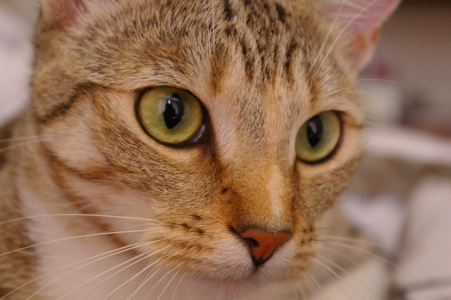
#> input picture skimage.data.chelsea(), 451 x 300 px
$ jupyter execute --allow-errors nb-22-imaging-modeling.ipynb
#> lines starting #> are read from the running program, lines starting #| are printed output that depends on the picture
# Notebook 22: Clinical & Biomedical Imaging — Modeling

**BINF 4002 — Machine Learning for Health | Lecture 22 Companion**

---

## Overview

This notebook covers three major modeling paradigms for medical imaging, using **real data throughout**:

1. **Classification:** Transfer learning & the Transfusion question (ChestMNIST — real chest X-rays)
2. **Segmentation:** U-Net with skip connections vs. baseline (Kvasir-SEG — real polyp images)
3. **Multi-instance learning:** Attention-based aggregation (PathMNIST — real H&E pathology tiles)

Plus: augmentation validity comparison on real medical vs. natural images.

**Key theme:** You already know CNNs, encoders, and attention. This notebook focuses on
what's *different* about applying them to medical images — and where standard assumptions break.

**Data sources:**
- [MedMNIST](https://medmnist.com/) — standardized medical image benchmarks (pip installable)
- [Kvasir-SEG](https://datasets.simula.no/kvasir-seg/) — 1000 polyp images + expert segmentation masks
- [scikit-image](https://scikit-image.org/) — natural images for comparison

[cell 1]
# (pip install handled by the book's isolated env)

[cell 2]
## SETUP
import numpy as np
import matplotlib.pyplot as plt
import matplotlib.gridspec as gridspec
import seaborn as sns
import warnings
import os
warnings.filterwarnings("ignore")

import torch
import torch.nn as nn
import torch.nn.functional as F
import torch.optim as optim
from torch.utils.data import DataLoader, TensorDataset

import torchvision
import torchvision.models as models
import torchvision.transforms as T

from sklearn.metrics import roc_auc_score
from scipy.ndimage import rotate as ndimage_rotate, gaussian_filter
from PIL import Image

os.makedirs("figures", exist_ok=True)

sns.set_style("whitegrid")
PALETTE = sns.color_palette("colorblind")
plt.rcParams.update({
    "figure.figsize": (8, 5),
    "axes.titlesize": 13,
    "axes.labelsize": 11,
    "font.size": 10,
})

#> (the rest of this cell did not finish here and is left out)

---
## Part 1: Transfer Learning & The Transfusion Question

We use **ChestMNIST** (real chest X-rays from NIH ChestX-ray14, resized to 64×64) for
classification experiments. Then we examine what ImageNet-pretrained features look like
on these real medical images.

Recall L21's five-question framework: the *physics* of medical images (grayscale, local texture,
standardized views) differs fundamentally from natural images. This matters for transfer learning.

[cell 3]
# ==============================================================================
# Load real chest X-ray data (ChestMNIST)
# ==============================================================================
# ChestMNIST: 14-label multi-label classification from NIH ChestX-ray14
# We use size=64 for fast training; convert multi-label to binary (any finding vs. normal)

import os
os.makedirs('./medmnist_data', exist_ok=True)

#> (the rest of this cell did not finish here and is left out)

## Figure 1: Transfer Learning Feature Visualization — Natural vs. Medical

**LECTURE FIGURE**

We pass **the same ImageNet-pretrained DenseNet** over a natural image (cat) and a real chest
X-ray, then visualize feature maps at three depths. The comparison reveals why transfer
learning from ImageNet offers limited benefit for medical images:

- **Early layers** (edges, textures): similar activation patterns on both — these transfer well
- **Late layers** (object parts): meaningful on the cat (fur, ears, eyes), but **random noise on the X-ray** — these need to be retrained or discarded

This is the visual intuition behind the Transfusion finding (Raghu et al., 2019).

[cell 4]
# ==============================================================================
# Figure 1: Feature comparison — Top cat-activated channels on both images
# ==============================================================================
import skimage.data

#> (the rest of this cell did not finish here and is left out)

---
## Figure 2: Fine-Tuning Strategy Comparison (Transfusion-Inspired)

**LECTURE FIGURE**

We train on **real ChestMNIST X-rays** with four strategies. The Transfusion finding:
lightweight models and from-scratch training often reach comparable final performance,
even though pre-trained models converge faster.

We use a subset of the training data for speed (2000 images).

[cell 5]
# ==============================================================================
# Models + training on real ChestMNIST data
# ==============================================================================

class SimpleCNN(nn.Module):
    # Small CNN for binary classification on 64x64 grayscale
    # [9 lines left out: function __init__, not called in this run]
    def forward(self, x):
        x = self.late(self.early(x))
        return self.classifier(x.view(x.size(0), -1)).squeeze(-1)

class LightweightCNN(nn.Module):
    # Even smaller - Transfusion showed these can match larger architectures
    # [7 lines left out: function __init__, not called in this run]
    def forward(self, x):
        return self.classifier(self.features(x).view(x.size(0), -1)).squeeze(-1)

# [25 lines left out: function train_and_evaluate, not called in this run]

# Use a subset for speed
#> (the rest of this cell did not finish here and is left out)

[cell 6]
# --- Plot learning curves ---
fig, ax = plt.subplots(figsize=(10, 5))
epochs_range = range(1, 21)
#> (the rest of this cell did not finish here and is left out)

---
## Part 2: Segmentation with U-Net (Real Kvasir-SEG Data)

We download the **Kvasir-SEG** dataset: 1000 real colonoscopy images with expert-annotated polyp
segmentation masks (Jha et al., MMM 2020, CC-BY license).

This is the real clinical problem: segment polyps from colonoscopy images to help gastroenterologists.
The polyps are small, irregular, and the class imbalance is extreme — exactly where Dice loss matters.

[cell 7]
# ==============================================================================
# Download and load Kvasir-SEG (real polyp segmentation data)
# ==============================================================================
import zipfile, glob, os
import requests
import numpy as np
from PIL import Image
import matplotlib.pyplot as plt

KVASIR_DIR = './kvasir_seg'
IMG_SIZE = 128  # resize for fast training

if not os.path.exists(os.path.join(KVASIR_DIR, 'Kvasir-SEG')):
    url = 'https://datasets.simula.no/downloads/kvasir-seg.zip'
    print(f'Downloading Kvasir-SEG (~46 MB)...')
    response = requests.get(url, verify=False)
    os.makedirs(KVASIR_DIR, exist_ok=True)
    with open('/tmp/kvasir-seg.zip', 'wb') as f:
        f.write(response.content)
    with zipfile.ZipFile('/tmp/kvasir-seg.zip', 'r') as z:
        z.extractall(KVASIR_DIR)
    print('Download complete.')
else:
    print('Kvasir-SEG already downloaded.')

# Load images and masks
img_paths = sorted(glob.glob(os.path.join(KVASIR_DIR, '**/images/*.jpg'), recursive=True))
mask_paths = sorted(glob.glob(os.path.join(KVASIR_DIR, '**/masks/*.jpg'), recursive=True))
print(f"Found {len(img_paths)} images, {len(mask_paths)} masks")

# Load and resize
seg_images, seg_masks = [], []
for ip, mp in zip(img_paths, mask_paths):
    img = np.array(Image.open(ip).convert('L').resize((IMG_SIZE, IMG_SIZE))) / 255.0
    mask = np.array(Image.open(mp).convert('L').resize((IMG_SIZE, IMG_SIZE), Image.NEAREST)) / 255.0
    mask = (mask > 0.5).astype(np.float32)
    seg_images.append(img.astype(np.float32))
    seg_masks.append(mask)

seg_images = np.array(seg_images)
seg_masks = np.array(seg_masks)

# Train/val split
n_train = int(0.8 * len(seg_images))
seg_X_train, seg_y_train = seg_images[:n_train], seg_masks[:n_train]
seg_X_val, seg_y_val = seg_images[n_train:], seg_masks[n_train:]

print(f"Segmentation: {seg_X_train.shape[0]} train, {seg_X_val.shape[0]} val")
print(f"Polyp pixel fraction (train): {seg_y_train.mean():.3f}")

# Show examples
fig, axes = plt.subplots(2, 6, figsize=(15, 5))
#> (the rest of this cell did not finish here and is left out)

[cell 8]
# ==============================================================================
# U-Net and No-Skip Baseline (4 stages + BatchNorm)
# ==============================================================================
# Key detail: We've made the network deeper (4 stages instead of 3).
# The bottleneck is now 8x8 (16x compression). This severe loss of spatial
# resolution makes the skip connections absolutely critical for reconstructing
# fine boundaries.

def conv_block(in_ch, out_ch):
    return nn.Sequential(
        nn.Conv2d(in_ch, out_ch, 3, padding=1), nn.BatchNorm2d(out_ch), nn.ReLU(),
        nn.Conv2d(out_ch, out_ch, 3, padding=1), nn.BatchNorm2d(out_ch), nn.ReLU())

class MiniUNet(nn.Module):
    def __init__(self, use_skip=True):
        super().__init__()
        self.use_skip = use_skip
        # Encoder: 128 -> 64 -> 32 -> 16 -> 8
        self.enc1 = conv_block(1, 32)
        self.pool1 = nn.MaxPool2d(2)
        self.enc2 = conv_block(32, 64)
        self.pool2 = nn.MaxPool2d(2)
        self.enc3 = conv_block(64, 128)
        self.pool3 = nn.MaxPool2d(2)
        self.enc4 = conv_block(128, 256)
        self.pool4 = nn.MaxPool2d(2)

        # Bottleneck (8x8)
        self.bottleneck = conv_block(256, 512)

        # Decoder: 8 -> 16 -> 32 -> 64 -> 128
        self.up4 = nn.ConvTranspose2d(512, 256, 2, stride=2)
        self.dec4 = conv_block(512 if use_skip else 256, 256)
        self.up3 = nn.ConvTranspose2d(256, 128, 2, stride=2)
        self.dec3 = conv_block(256 if use_skip else 128, 128)
        self.up2 = nn.ConvTranspose2d(128, 64, 2, stride=2)
        self.dec2 = conv_block(128 if use_skip else 64, 64)
        self.up1 = nn.ConvTranspose2d(64, 32, 2, stride=2)
        self.dec1 = conv_block(64 if use_skip else 32, 32)
        self.final = nn.Conv2d(32, 1, 1)

    # [18 lines left out: function forward, not called in this run]

print(f"U-Net (skip + BN): {sum(p.numel() for p in MiniUNet(True).parameters()):,} params")
#> (the call stopped at in conv_block, `return nn.Sequential( nn.Conv2d(in_ch, out_ch, 3, padding=1), nn.Batch..`: torch is not available in this run)
print(f"No-skip (BN):      {sum(p.numel() for p in MiniUNet(False).parameters()):,} params")
#> (the call stopped at in conv_block, `return nn.Sequential( nn.Conv2d(in_ch, out_ch, 3, padding=1), nn.Batch..`: torch is not available in this run)
print(f"Bottleneck: 128x128 -> 8x8 (16x compression)")

[cell 9]
# ==============================================================================
# Segmentation training loop (augmentation + LR scheduling)
# ==============================================================================
import torchvision.transforms.functional as TF

# [74 lines left out: functions dice_score, dice_loss, augment_seg_batch, train_segmentation, not called in this run]

## Figure 3: U-Net vs. No-Skip Baseline on Real Polyp Data

**LECTURE FIGURE**

We train both architectures on 800 real Kvasir-SEG polyp images (128x128) for 50 epochs with
cosine annealing and aggressive augmentation (flips, rotation, scaling, brightness).

**What to look for:** The Dice scores may converge to similar values — polyps in Kvasir-SEG are
relatively large (15% of pixels), so even the bottleneck captures enough for gross localization.
But examine the **qualitative predictions**: the no-skip model produces smoother, less precise
boundaries. Skip connections matter most for **boundary quality**, which Dice (an overlap metric)
is insensitive to. Hausdorff distance would show a larger gap.

[cell 10]
print("Training U-Net (with skip connections) on real polyp data...")
#> (the rest of this cell did not finish here and is left out)

dices_unet = train_segmentation(unet, seg_X_train, seg_y_train, seg_X_val, seg_y_val, epochs=50)

print("Training baseline (no skip connections)...")
noskip = MiniUNet(use_skip=False)
dices_noskip = train_segmentation(noskip, seg_X_train, seg_y_train, seg_X_val, seg_y_val, epochs=50)

# --- Plot ---
fig = plt.figure(figsize=(18, 5))
gs = gridspec.GridSpec(1, 2, width_ratios=[1, 2])

ax0 = fig.add_subplot(gs[0])
ax0.plot(range(1, 51), dices_unet, label="U-Net (skip)", color=PALETTE[0], linewidth=2)
ax0.plot(range(1, 51), dices_noskip, label="No skip", color=PALETTE[3], linewidth=2, linestyle="--")
ax0.set_xlabel("Epoch")
ax0.set_ylabel("Validation Dice")
ax0.set_title("Training Curves", fontweight="bold")
ax0.legend()

inner_gs = gridspec.GridSpecFromSubplotSpec(4, 4, subplot_spec=gs[1], hspace=0.1, wspace=0.05)
col_titles = ["Input", "Ground Truth", "U-Net", "No-Skip"]

unet.eval(); noskip.eval()
show_idx = np.linspace(0, len(seg_X_val)-1, 4, dtype=int)
X_v_t = torch.tensor(seg_X_val[show_idx, None, :, :]).to(device)
with torch.no_grad():
    pred_unet = torch.sigmoid(unet(X_v_t)).cpu().numpy()
    pred_noskip = torch.sigmoid(noskip(X_v_t)).cpu().numpy()

for row in range(4):
    contents = [
        (seg_X_val[show_idx[row]], "gray"),
        (seg_y_val[show_idx[row]], "Reds"),
        (pred_unet[row, 0], "Reds"),
        (pred_noskip[row, 0], "Reds"),
    ]
    for col, (img, cmap) in enumerate(contents):
        ax = fig.add_subplot(inner_gs[row, col])
        ax.imshow(img, cmap=cmap, vmin=0, vmax=1)
        ax.axis("off")
        if row == 0:
            ax.set_title(col_titles[col], fontsize=9)

fig.suptitle("U-Net vs. No-Skip on Real Polyp Segmentation (Kvasir-SEG)",
             fontsize=13, fontweight="bold", y=1.02)
plt.savefig("figures/fig3_unet_comparison.png", dpi=150, bbox_inches="tight")
plt.show()
print(f"Final Dice - U-Net: {dices_unet[-1]:.3f} (best: {max(dices_unet):.3f}), No-skip: {dices_noskip[-1]:.3f} (best: {max(dices_noskip):.3f})")

---
## Figure 4: Loss Function Comparison on Real Data

**LECTURE FIGURE**

We retrain U-Net with CE only, Dice only, and combined — on real polyp data with 50 epochs
and cosine annealing. With longer training, the differences between loss functions become
clearer: CE alone struggles with the class imbalance (polyps are ~15% of pixels), Dice loss
directly optimizes overlap, and the combined loss gets the best of both.

[cell 11]
print("Training with CE loss only...")
#> (the rest of this cell did not finish here and is left out)

print("Training with Dice loss only...")
dices_dice = train_segmentation(MiniUNet(True), seg_X_train, seg_y_train, seg_X_val, seg_y_val, epochs=50, loss_type="dice")
print("Training with CE + Dice...")
dices_comb = train_segmentation(MiniUNet(True), seg_X_train, seg_y_train, seg_X_val, seg_y_val, epochs=50, loss_type="ce+dice")

fig, ax = plt.subplots(figsize=(10, 5))
ax.plot(range(1, 51), dices_ce, label="CE only", color=PALETTE[3], linewidth=2)
ax.plot(range(1, 51), dices_dice, label="Dice only", color=PALETTE[2], linewidth=2, linestyle="--")
ax.plot(range(1, 51), dices_comb, label="CE + Dice", color=PALETTE[0], linewidth=2)
ax.set_xlabel("Epoch")
ax.set_ylabel("Validation Dice")
ax.set_title("Loss Function Comparison on Real Polyp Segmentation", fontweight="bold")
ax.legend(fontsize=10)
plt.tight_layout()
plt.savefig("figures/fig4_loss_comparison.png", dpi=150, bbox_inches="tight")
plt.show()
print(f"Final Dice: CE={dices_ce[-1]:.3f} (best {max(dices_ce):.3f}), Dice={dices_dice[-1]:.3f} (best {max(dices_dice):.3f}), Combined={dices_comb[-1]:.3f} (best {max(dices_comb):.3f})")

---
## Part 3: Multi-Instance Learning with Real Pathology Data

**LECTURE FIGURE** (Figure 5)

We use **PathMNIST** (real H&E-stained colon pathology tiles, 9 tissue types) to construct
MIL bags. We designate one tissue type as "positive" (adenocarcinoma) and
construct bags where most tiles are other tissue types.

**The key insight:** in a "positive" bag, most tiles are *normal tissue* — the slide-level label
is factually wrong for 90%+ of tiles. This is why per-tile classification fails and MIL is needed.

**Implementation detail:** Real MIL pipelines use a learned feature extractor (CNN) on each tile
before pooling — raw pixels don't carry enough signal. Our models jointly train a small CNN
tile encoder with the MIL pooling head, which is how modern MIL (CLAM, TransMIL, etc.) works.

#> (a cell that did not finish here is left out)

[cell 13]
# ==============================================================================
# MIL models with learned CNN tile encoder
# ==============================================================================
# Key point: real MIL pipelines NEVER use raw pixels. They use a pretrained
# or jointly-trained feature extractor. Using raw 28x28 pixels fails completely
# (you'd get chance-level AUC) — which is itself a lesson about representations.

class TileEncoder(nn.Module):
    """Small CNN to extract features from 28x28 pathology tiles."""
    # [7 lines left out: function __init__, not called in this run]
    def forward(self, x):
        # x: (N_tiles, 1, 28, 28)
        return self.fc(self.conv(x).view(x.size(0), -1))

TILE_FEAT_DIM = 64

class MILMaxPool(nn.Module):
    # [4 lines left out: function __init__, not called in this run]
    def forward(self, tiles):
        h = self.encoder(tiles)
        return self.classifier(h.max(dim=0).values).squeeze(), None

class MILMeanPool(nn.Module):
    # [4 lines left out: function __init__, not called in this run]
    def forward(self, tiles):
        h = self.encoder(tiles)
        return self.classifier(h.mean(dim=0)).squeeze(), None

class MILAttention(nn.Module):
    # [37 lines left out: functions __init__, forward, train_mil, not called in this run]

print("Training Max-Pool MIL (with CNN tile encoder)...")
#> (the rest of this cell did not finish here and is left out)

[cell 14]
# --- Plot MIL results ---
fig, axes = plt.subplots(1, 2, figsize=(16, 5))

ax = axes[0]
#> (the rest of this cell did not finish here and is left out)

---
## Part 4: Augmentation Validity — Real Medical vs. Natural Images

**LECTURE FIGURE** (Figure 7)

The same augmentation can be valid for natural images and **invalid for medical images**.
We apply identical transforms to a natural image, a chest X-ray (ChestMNIST), and an
H&E pathology tile (PathMNIST) — all real images.

[cell 15]
# ==============================================================================
# Figure 7: Augmentation comparison on REAL images
# ==============================================================================
import skimage.data

# Load real images
images = {}

# Natural image
cat = skimage.data.chelsea()
#> cat is the input picture: shape (300, 451, 3); mean R, G, B 147.7, 111.4, 86.8
h, w = cat.shape[:2]; s = min(h, w)
#> after `h, w = cat.shape[:2]`: h = 300; w = 451
#> after `s = min(h, w)`: s = 300
cat = cat[(h-s)//2:(h+s)//2, (w-s)//2:(w+s)//2]
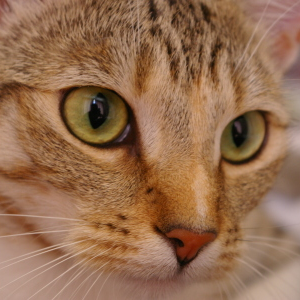
#> cat: shape (300, 300, 3); mean R, G, B 148.3, 108.9, 79.7
images["Natural (cat)"] = cat.astype(np.float32) / 255.0

# Real chest X-ray
#> (the rest of this cell did not finish here and is left out)
